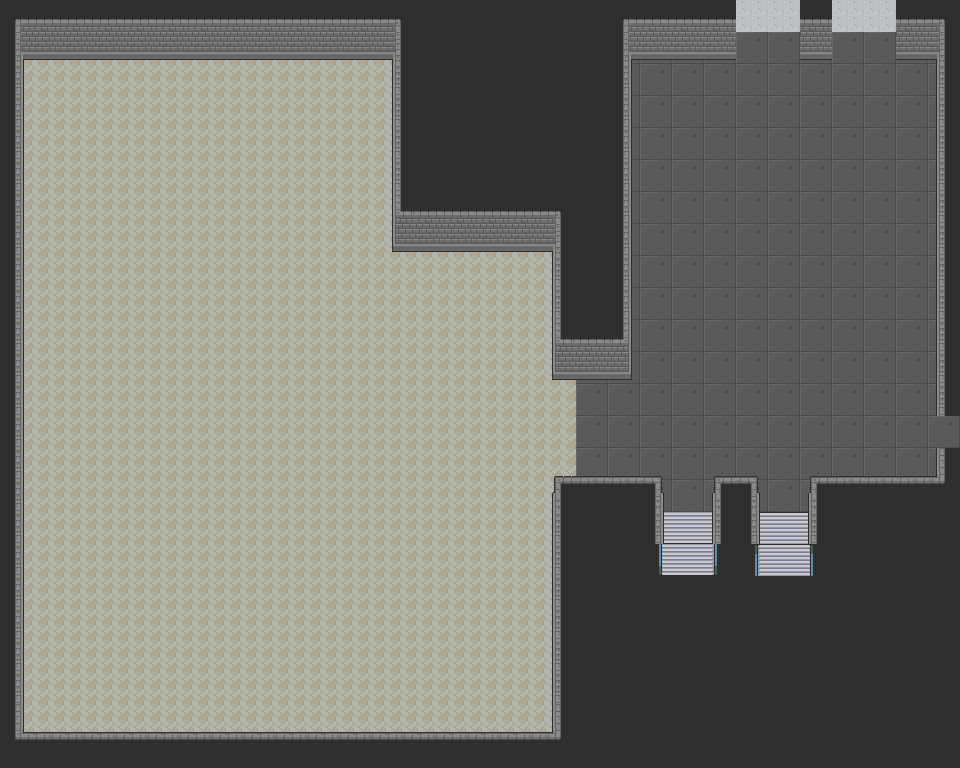

Rendered tile map (Tiled .tmx) drawn with the repository's tilesets; below, a short description and the full map source, tile grids included:
An orthogonal 30x24 tile map with 32x32 px tiles, 3 tile layers (floor, stairs, wall), 2 tilesets and 2 objects (down, up).

<map version="1.8" tiledversion="1.8.5" orientation="orthogonal" renderorder="right-down" width="30" height="24" tilewidth="32" tileheight="32" infinite="0" nextlayerid="7" nextobjectid="5">
 <tileset firstgid="1" source="assets/Dungeon_v2.tsx" />
 <tileset firstgid="229" source="assets/pokemon_v2.tsx" />
 <layer id="1" name="floor" width="30" height="24">
  <data encoding="csv">
21,21,21,21,21,21,21,21,21,21,21,21,21,21,21,21,21,21,21,21,21,21,21,1037,1037,21,1037,1037,21,21,
861,861,861,861,861,861,861,861,861,861,861,861,861,21,21,21,21,21,21,77,77,77,77,77,77,77,77,77,77,77,
861,861,861,861,861,861,861,861,861,861,861,861,861,21,21,21,21,21,21,77,77,77,77,77,77,77,77,77,77,77,
861,861,861,861,861,861,861,861,861,861,861,861,861,21,21,21,21,21,21,77,77,77,77,77,77,77,77,77,77,77,
861,861,861,861,861,861,861,861,861,861,861,861,861,21,21,21,21,21,21,77,77,77,77,77,77,77,77,77,77,77,
861,861,861,861,861,861,861,861,861,861,861,861,861,21,21,21,21,21,21,77,77,77,77,77,77,77,77,77,77,77,
861,861,861,861,861,861,861,861,861,861,861,861,861,21,21,21,21,21,21,77,77,77,77,77,77,77,77,77,77,77,
861,861,861,861,861,861,861,861,861,861,861,861,861,861,861,861,861,861,21,77,77,77,77,77,77,77,77,77,77,77,
861,861,861,861,861,861,861,861,861,861,861,861,861,861,861,861,861,861,21,77,77,77,77,77,77,77,77,77,77,77,
861,861,861,861,861,861,861,861,861,861,861,861,861,861,861,861,861,861,21,77,77,77,77,77,77,77,77,77,77,77,
861,861,861,861,861,861,861,861,861,861,861,861,861,861,861,861,861,861,21,77,77,77,77,77,77,77,77,77,77,77,
861,861,861,861,861,861,861,861,861,861,861,861,861,861,861,861,861,861,77,77,77,77,77,77,77,77,77,77,77,77,
861,861,861,861,861,861,861,861,861,861,861,861,861,861,861,861,861,861,77,77,77,77,77,77,77,77,77,77,77,77,
861,861,861,861,861,861,861,861,861,861,861,861,861,861,861,861,861,861,77,77,77,77,77,77,77,77,77,77,77,77,
861,861,861,861,861,861,861,861,861,861,861,861,861,861,861,861,861,861,77,77,77,77,77,77,77,77,77,77,77,77,
861,861,861,861,861,861,861,861,861,861,861,861,861,861,861,861,861,861,77,77,77,77,77,77,77,77,77,77,77,77,
861,861,861,861,861,861,861,861,861,861,861,861,861,861,861,861,861,861,21,21,21,77,21,21,77,21,21,21,21,21,
861,861,861,861,861,861,861,861,861,861,861,861,861,861,861,861,861,861,21,21,21,77,21,21,77,21,21,21,21,21,
861,861,861,861,861,861,861,861,861,861,861,861,861,861,861,861,861,861,21,21,21,21,21,21,21,21,21,21,21,21,
861,861,861,861,861,861,861,861,861,861,861,861,861,861,861,861,861,861,21,21,21,21,21,21,21,21,21,21,21,21,
861,861,861,861,861,861,861,861,861,861,861,861,861,861,861,861,861,861,21,21,21,21,21,21,21,21,21,21,21,21,
861,861,861,861,861,861,861,861,861,861,861,861,861,861,861,861,861,861,21,21,21,21,21,21,21,21,21,21,21,21,
861,861,861,861,861,861,861,861,861,861,861,861,861,861,861,861,861,861,21,21,21,21,21,21,21,21,21,21,21,21,
21,21,21,21,21,21,21,21,21,21,21,21,21,21,21,21,21,21,21,21,21,21,21,21,21,21,21,21,21,21
</data>
 </layer>
 <layer id="3" name="stairs" width="30" height="24">
  <data encoding="csv">
0,0,0,0,0,0,0,0,0,0,0,0,0,0,0,0,0,0,0,0,0,0,0,0,0,0,0,0,0,0,
0,0,0,0,0,0,0,0,0,0,0,0,0,0,0,0,0,0,0,0,0,0,0,0,0,0,0,0,0,0,
0,0,0,0,0,0,0,0,0,0,0,0,0,0,0,0,0,0,0,0,0,0,0,0,0,0,0,0,0,0,
0,0,0,0,0,0,0,0,0,0,0,0,0,0,0,0,0,0,0,0,0,0,0,0,0,0,0,0,0,0,
0,0,0,0,0,0,0,0,0,0,0,0,0,0,0,0,0,0,0,0,0,0,0,0,0,0,0,0,0,0,
0,0,0,0,0,0,0,0,0,0,0,0,0,0,0,0,0,0,0,0,0,0,0,0,0,0,0,0,0,0,
0,0,0,0,0,0,0,0,0,0,0,0,0,0,0,0,0,0,0,0,0,0,0,0,0,0,0,0,0,0,
0,0,0,0,0,0,0,0,0,0,0,0,0,0,0,0,0,0,0,0,0,0,0,0,0,0,0,0,0,0,
0,0,0,0,0,0,0,0,0,0,0,0,0,0,0,0,0,0,0,0,0,0,0,0,0,0,0,0,0,0,
0,0,0,0,0,0,0,0,0,0,0,0,0,0,0,0,0,0,0,0,0,0,0,0,0,0,0,0,0,0,
0,0,0,0,0,0,0,0,0,0,0,0,0,0,0,0,0,0,0,0,0,0,0,0,0,0,0,0,0,0,
0,0,0,0,0,0,0,0,0,0,0,0,0,0,0,0,0,0,0,0,0,0,0,0,0,0,0,0,0,0,
0,0,0,0,0,0,0,0,0,0,0,0,0,0,0,0,0,0,0,0,0,0,0,0,0,0,0,0,0,0,
0,0,0,0,0,0,0,0,0,0,0,0,0,0,0,0,0,0,0,0,0,0,0,0,0,0,0,0,0,0,
0,0,0,0,0,0,0,0,0,0,0,0,0,0,0,0,0,0,0,0,0,0,0,0,0,0,0,0,0,0,
0,0,0,0,0,0,0,0,0,0,0,0,0,0,0,0,0,0,0,0,0,1073742672,1073742672,1073742672,1073742672,0,0,0,0,0,
0,0,0,0,0,0,0,0,0,0,0,0,0,0,0,0,0,0,0,0,2147484237,588,2147484235,1073742411,1073742412,1073742413,0,0,0,0,
0,0,0,0,0,0,0,0,0,0,0,0,0,0,0,0,0,0,0,0,2147484237,588,2147484235,1073742411,1073742412,1073742413,0,0,0,0,
0,0,0,0,0,0,0,0,0,0,0,0,0,0,0,0,0,0,0,0,0,0,0,0,0,0,0,0,0,0,
0,0,0,0,0,0,0,0,0,0,0,0,0,0,0,0,0,0,0,0,0,0,0,0,0,0,0,0,0,0,
0,0,0,0,0,0,0,0,0,0,0,0,0,0,0,0,0,0,0,0,0,0,0,0,0,0,0,0,0,0,
0,0,0,0,0,0,0,0,0,0,0,0,0,0,0,0,0,0,0,0,0,0,0,0,0,0,0,0,0,0,
0,0,0,0,0,0,0,0,0,0,0,0,0,0,0,0,0,0,0,0,0,0,0,0,0,0,0,0,0,0,
0,0,0,0,0,0,0,0,0,0,0,0,0,0,0,0,0,0,0,0,0,0,0,0,0,0,0,0,0,0
</data>
 </layer>
 <layer id="4" name="wall" width="30" height="24">
  <data encoding="csv">
4,5,5,5,5,5,5,5,5,5,5,5,6,21,21,21,21,21,21,4,5,5,5,0,0,5,0,0,5,6,
23,24,24,24,24,24,24,24,24,24,24,24,25,21,21,21,21,21,21,23,24,24,24,0,0,24,0,0,24,25,
22,0,0,0,26,0,0,0,0,0,0,0,20,21,21,21,21,21,21,22,0,0,0,0,0,0,0,0,0,20,
22,0,0,0,26,0,0,0,0,0,0,0,20,21,21,21,21,21,21,22,0,0,0,0,0,0,0,0,0,20,
22,0,0,0,26,0,0,0,0,0,0,0,20,21,21,21,21,21,21,22,0,0,0,0,0,0,0,0,0,20,
22,0,0,0,26,0,0,0,0,0,0,0,20,21,21,21,21,21,21,22,0,0,0,0,0,0,0,0,0,20,
22,0,0,0,26,0,0,0,0,0,0,0,39,5,5,5,5,6,21,22,0,0,0,0,0,0,0,0,0,20,
22,0,0,0,26,0,0,0,0,0,0,0,58,24,24,24,24,25,21,22,0,0,0,0,0,0,0,0,0,20,
22,0,0,0,26,0,0,0,0,26,0,0,0,0,0,0,0,20,21,22,0,0,0,0,0,0,0,0,0,20,
22,0,0,0,26,26,0,26,0,26,0,0,0,0,0,0,0,20,21,22,0,0,7,7,0,0,7,7,7,20,
22,0,0,0,26,26,26,26,26,26,26,26,26,26,26,26,26,39,5,41,7,7,7,7,7,7,7,7,7,20,
22,0,0,0,26,26,26,26,26,26,26,26,26,26,26,26,26,58,24,60,7,7,7,7,7,7,7,7,7,20,
22,0,0,0,0,0,26,0,0,0,0,0,0,0,0,0,0,0,0,0,26,0,7,0,0,7,0,0,0,20,
22,0,0,0,0,0,0,0,0,0,0,0,26,26,26,26,26,0,0,0,0,0,0,0,0,0,0,0,0,7,
22,0,0,0,26,26,26,26,26,26,26,26,26,26,26,26,26,203,43,43,202,26,203,202,26,203,43,43,43,44,
22,0,0,0,26,26,26,26,26,26,26,26,26,26,26,26,26,222,62,62,221,814,222,221,814,222,62,62,62,63,
22,0,0,0,26,0,0,0,0,0,0,0,26,0,26,0,26,20,21,26,22,814,20,22,814,20,814,0,0,0,
22,0,0,0,26,0,0,0,0,0,0,0,0,0,0,0,0,20,21,0,814,814,814,814,814,814,0,0,0,0,
22,0,0,0,26,0,0,0,0,0,0,0,0,0,0,0,0,20,21,0,0,848,848,848,814,0,0,0,0,0,
22,0,0,0,26,0,0,0,0,0,0,0,0,0,0,0,0,20,21,0,0,0,0,0,0,0,0,0,0,0,
22,0,0,0,26,0,0,0,0,0,0,0,0,0,0,0,0,20,21,0,0,0,0,0,0,0,0,0,0,0,
22,0,0,0,26,0,0,0,0,0,0,0,0,0,0,0,0,20,21,0,0,0,0,0,0,0,0,0,0,0,
42,43,43,43,43,43,43,43,43,43,43,43,43,43,43,43,43,44,21,0,0,0,0,0,0,0,0,0,0,0,
61,62,62,62,62,62,62,62,62,62,62,62,62,62,62,62,62,63,0,0,0,0,0,0,0,0,0,0,0,0
</data>
 </layer>
 <objectgroup id="5" name="door">
  <object id="3" name="down" x="687" y="560.5">
   <properties>
    <property name="nextDirection" value="UP" />
    <property name="nextMap" value="SS" />
    <property name="nextX" type="int" value="133" />
    <property name="nextY" type="int" value="1" />
   </properties>
  </object>
  <object id="4" name="up" x="783" y="560">
   <properties>
    <property name="nextDirection" value="UP" />
    <property name="nextMap" value="23N1" />
    <property name="nextX" type="int" value="78" />
    <property name="nextY" type="int" value="8" />
   </properties>
  </object>
 </objectgroup>
</map>
